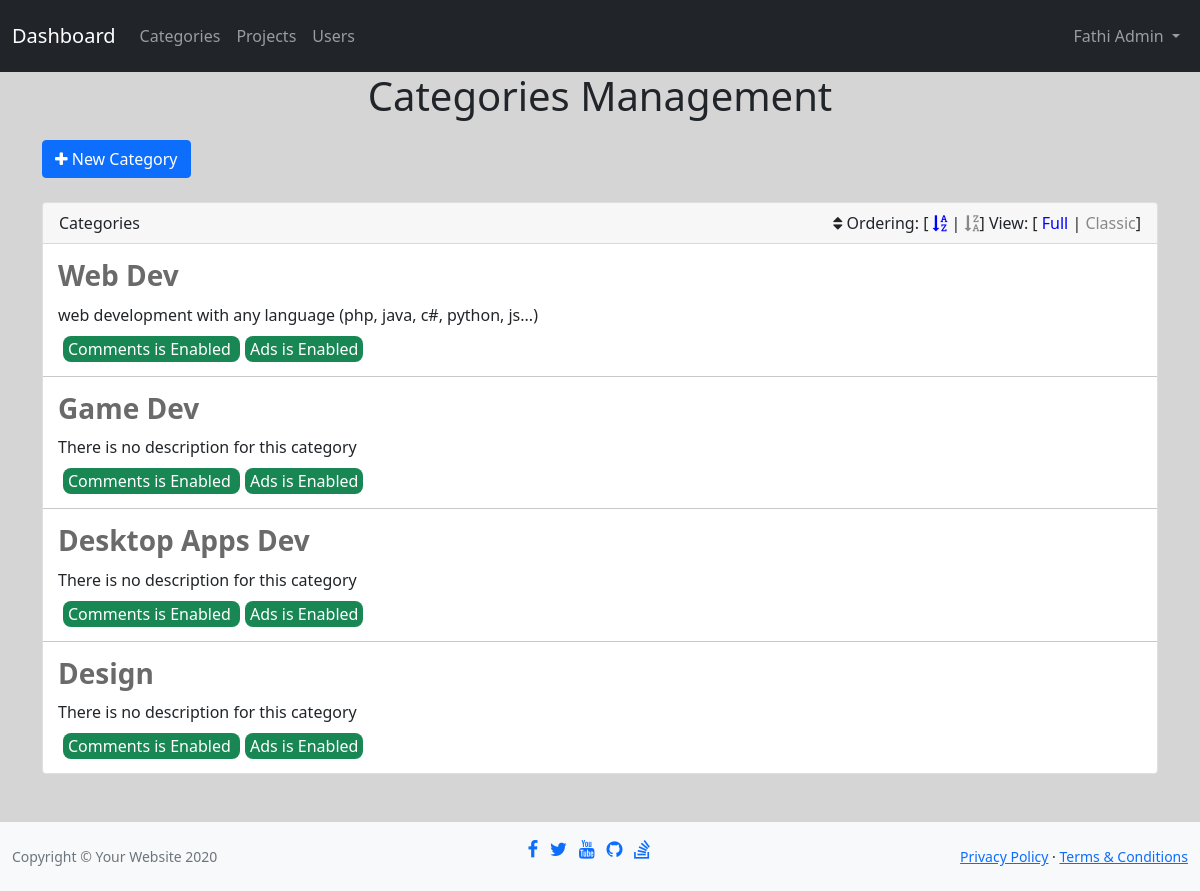
Screenshot of /admin/categories.php (signed in) with the database file from the repository.
### tables this page shows
CREATE TABLE `categories`(
	`id` 			TINYINT 	 	NOT NULL AUTO_INCREMENT,
	`title` 		VARCHAR(50)  	NOT NULL UNIQUE,
	`description` 	VARCHAR(400)	NOT NULL DEFAULT("There is no description for this category"),
	`visibility`  	BOOLEAN			NOT NULL DEFAULT(1),
	`comments`		BOOLEAN			NOT NULL DEFAULT(1),
	`ads`			BOOLEAN			NOT NULL DEFAULT(1),
	CONSTRAINT `category_id` PRIMARY KEY (`id`)
);

### admin/includes/functions/functions.php (called while the page is built, shortened)
<?php
function selectRecords($select, $table, $value = null, $ordering = null, $sorting = null) {
    global $con;
    $stmt = "SELECT $select FROM $table";
    if(!empty($ordering))
        $stmt .= " ORDER BY $ordering";
    if(!empty($sorting))
        $stmt .= " $sorting";
    $sql = $con->prepare($stmt);
    $sql->execute();
    return $sql->fetchAll();
}

### admin/categories.php (the view, shortened to what this page needs)
<?php
include 'init.php';
$arr = array('ASC', 'DESC');
$sort = (isset($_GET['sort']) && in_array($_GET['sort'], $arr)) ? test_input($_GET['sort']) : 'ASC';
$rows = selectRecords('*', 'categories', null, 'id', $sort);
?>
<h1 class="text-center">Categories Management</h1>
<div class="container cats">
    <a href="addCategory.php" class="btn btn-primary"><i class="fa fa-plus"></i> New Category</a><br><br>
    <div class="card">
        <div class="card-header">
            Categories
            <div class="options pull-right">
                <i class="fa fa-sort"></i> Ordering: [
                <a <?php if($sort == 'ASC') echo 'class="active"'; ?> href="<?php htmlspecialchars($_SERVER['PHP_SELF']) ?>?sort=ASC"><i class="fa fa-sort-alpha-asc"></i></a> |
                <a <?php if($sort == 'DESC') echo 'class="active"'; ?> href="<?php htmlspecialchars($_SERVER['PHP_SELF']) ?>?sort=DESC"><i class="fa fa-sort-alpha-desc"></i></a>]
                View: [
                <span class="active" data-view="full">Full</span> |
                <span>Classic</span>]
            </div>
        </div>
        <div class="card-body">
            <?php if(empty($rows)) { ?>
                There is no categories
            <?php } else { foreach($rows as $row) { ?>
                <div class="cat">
                    <h3><?php echo $row['title'] ?></h3>
                    <div class="view">
                        <p>
                            <?php echo $row['description'] ?>
                        </p>
                        <span class="<?php if($row['comments'] == 1) echo 'enabled'; else echo 'disabled'; ?>">
                            Comments is <?php if($row['comments'] == 1) echo 'Enabled'; else echo 'Disabled'; ?>
                        </span>
                        <span class="<?php if($row['ads'] == 1) echo 'enabled'; else echo 'disabled'; ?>">
                            Ads is <?php if($row['ads'] == 1) echo 'Enabled'; else echo 'Disabled'; ?>
                        </span>
                    </div>
                </div>
                <hr>
            <?php }} ?>
        </div>
    </div>
</div>
<?php include $inc . 'footer.php';

### admin/includes/templates/header.php (shortened to what this page needs)
<!DOCTYPE html>
<html lang="en">
<head>
    <link rel="stylesheet" href="<?php echo $css . 'bootstrap.min.css' ?>">
    <link rel="stylesheet" href="<?php echo $css . 'font-awesome.min.css' ?>">
    <link rel="stylesheet" href="<?php echo $css . 'jquery-ui.css' ?>">
    <link rel="stylesheet" href="<?php echo $css . 'jquery.selectBoxIt.css' ?>">
    <link rel="stylesheet" href="<?php echo $css . 'app.css' ?>">
</head>
<body style="background-color: #d5d5d5;">

### admin/init.php (shortened to what this page needs)
<?php
$css    = 'layout/css/';
$fun    = 'includes/functions/';
$inc    = 'includes/templates/';
include 'connect.php';
include $fun . 'functions.php';
include $inc . 'header.php';
if(!isset($nav))
    include $inc . 'nav.php';

### admin/includes/templates/nav.php (shortened to what this page needs)
<nav class="navbar navbar-expand-lg navbar-dark bg-dark">
    <div class="container-fluid">
        <a class="navbar-brand" href="dashboard.php">Dashboard</a>
        <div class="collapse navbar-collapse" id="navbarText">
            <ul class="navbar-nav me-auto mb-2 mb-lg-0">
                <li class="nav-item">
                    <a class="nav-link" href="categories.php">Categories</a>
                </li>
                <li class="nav-item">
                    <a class="nav-link" href="projects.php">Projects</a>
                </li>
                <li class="nav-item">
                    <a class="nav-link" href="users.php">Users</a>
                </li>
            </ul>
            <span class="navbar-text">
                <div class="collapse navbar-collapse" id="navbarNavDarkDropdown">
                    <ul class="navbar-nav">
                        <li class="nav-item dropdown">
                            <a class="nav-link dropdown-toggle" href="#" id="navbarDarkDropdownMenuLink" role="button" data-bs-toggle="dropdown" aria-expanded="false">
                            <?php echo $_SESSION['user'] ?>
                            </a>
                        </li>
                    </ul>
                </div>
            </span>
        </div>
    </div>
</nav>

### admin/includes/templates/footer.php (shortened to what this page needs)
<footer class="py-3 bg-light mt-5">
  <div class="container-fluid">
    <div class="d-flex align-items-center justify-content-between small">
      <div class="text-muted">
        Copyright &copy; Your Website 2020
      </div>
      <div>
        <ul class="list-unstyled list-inline text-center">
          <li class="list-inline-item">
            <a class="fb-ic mr-3" role="button">
              <i class="fa fa-lg fa-facebook-f"></i>
            </a>
          </li>
          <li class="list-inline-item">
            <a class="tw-ic mr-3" role="button">
              <i class="fa fa-lg fa-twitter"></i>
            </a>
          </li>
          <li class="list-inline-item">
            <a class="yt-ic mr-3" role="button">
              <i class="fa fa-lg fa-youtube"></i>
            </a>
          </li>
          <li class="list-inline-item">
            <a class="git-ic mr-3" role="button">
              <i class="fa fa-lg fa-github"></i>
            </a>
          </li>
          <li class="list-inline-item">
            <a class="so-ic mr-3" role="button">
              <i class="fa fa-lg fa-stack-overflow"></i>
            </a>
          </li>
        </ul>
      </div>
      <div>
        <a href="#">Privacy Policy</a>
        &middot;
        <a href="#">Terms &amp; Conditions</a>
      </div>
    </div>
  </div>
</footer>
</body>
</html>

### admin/layout/css/app.css (style rules this page uses)
h1 { margin-bottom: 20px; }
.cats hr { margin-bottom: 0; margin-top: 0; }
.cats .options a { color: #888; text-decoration: none; }
.cats .options span { color: #888; cursor: pointer; }
.cats .options .active { color: #00F; }
.cats .cat { padding: 15px; position: relative; overflow: hidden; }
.cats .card-body { padding: 0; }
.cats .cat h3 { color: #6A6A6A; font-weight: bold; margin: 0; cursor: pointer; }
.cats .cat .view p { margin: 10px 0; }
.enabled { background-color: #198754; color: #FFF; border-radius: 8px; margin-left: 5px; padding: 2px 5px; }

### rows the page displays
categories: title "Web Dev", description "web development with any language (php, java, c#, python, js...)", comments "Enabled", ads "Enabled"
categories: title "Game Dev", description "There is no description for this category", comments "Enabled", ads "Enabled"
categories: title "Desktop Apps Dev", description "There is no description for this category", comments "Enabled", ads "Enabled"
categories: title "Design", description "There is no description for this category", comments "Enabled", ads "Enabled"

### other values shown
$_SESSION['user'] "Fathi Admin"
